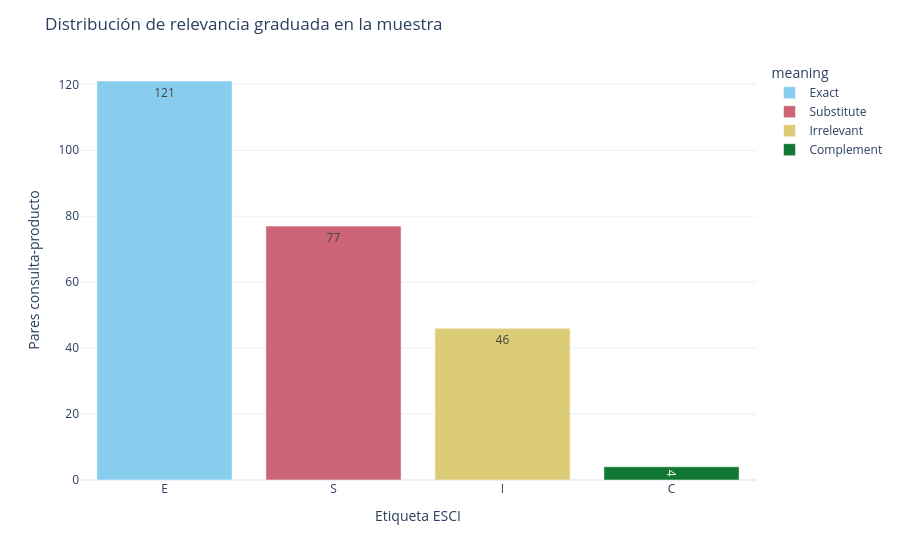

Notebook cell for this chart:
### Code cell
# misma comparación pero más visual en un gráfico
label_figure = px.bar(
    label_summary,
    x="label",
    y="pairs",
    color="meaning",
    text="pairs",
    color_discrete_sequence=px.colors.qualitative.Safe,
)
label_figure.update_layout(
    title="Distribución de relevancia graduada en la muestra",
    xaxis_title="Etiqueta ESCI",
    yaxis_title="Pares consulta-producto",
)
label_figure.show()

### Figure 1 — Plotly figure (JSON) as saved in the notebook; plotly's stock layout.template omitted (floating-point values rounded to 4 significant figures)
{"data": [{"hovertemplate": "meaning=Exact<br>label=%{x}<br>pairs=%{text}<extra></extra>", "legendgroup": "Exact", "marker": {"color": "rgb(136, 204, 238)", "pattern": {"shape": ""}}, "name": "Exact", "orientation": "v", "showlegend": true, "text": [121.0], "textposition": "auto", "type": "bar", "x": ["E"], "xaxis": "x", "y": [121], "yaxis": "y"}, {"hovertemplate": "meaning=Substitute<br>label=%{x}<br>pairs=%{text}<extra></extra>", "legendgroup": "Substitute", "marker": {"color": "rgb(204, 102, 119)", "pattern": {"shape": ""}}, "name": "Substitute", "orientation": "v", "showlegend": true, "text": [77.0], "textposition": "auto", "type": "bar", "x": ["S"], "xaxis": "x", "y": [77], "yaxis": "y"}, {"hovertemplate": "meaning=Irrelevant<br>label=%{x}<br>pairs=%{text}<extra></extra>", "legendgroup": "Irrelevant", "marker": {"color": "rgb(221, 204, 119)", "pattern": {"shape": ""}}, "name": "Irrelevant", "orientation": "v", "showlegend": true, "text": [46.0], "textposition": "auto", "type": "bar", "x": ["I"], "xaxis": "x", "y": [46], "yaxis": "y"}, {"hovertemplate": "meaning=Complement<br>label=%{x}<br>pairs=%{text}<extra></extra>", "legendgroup": "Complement", "marker": {"color": "rgb(17, 119, 51)", "pattern": {"shape": ""}}, "name": "Complement", "orientation": "v", "showlegend": true, "text": [4.0], "textposition": "auto", "type": "bar", "x": ["C"], "xaxis": "x", "y": [4], "yaxis": "y"}], "layout": {"barmode": "relative", "legend": {"title": {"text": "meaning"}, "tracegroupgap": 0}, "margin": {"t": 60}, "title": {"text": "Distribución de relevancia graduada en la muestra"}, "xaxis": {"anchor": "y", "domain": [0, 1], "title": {"text": "Etiqueta ESCI"}}, "yaxis": {"anchor": "x", "domain": [0, 1], "title": {"text": "Pares consulta-producto"}}}}
